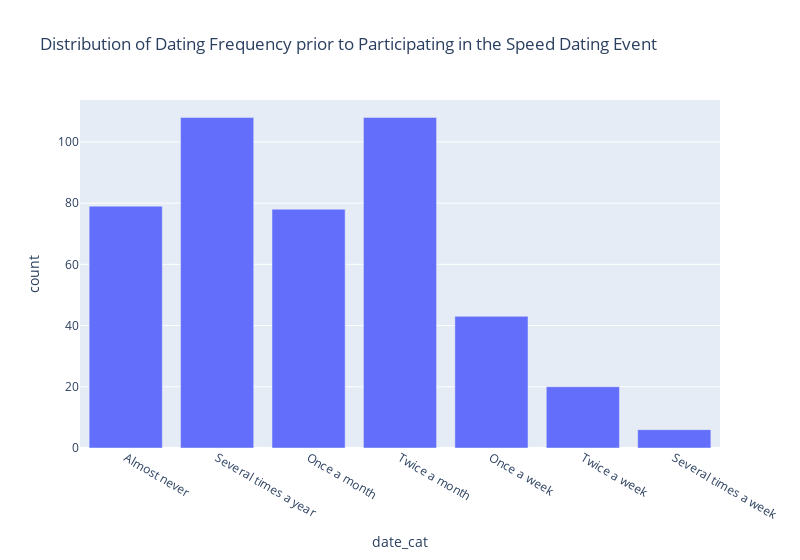

This figure's notebook cell:
### Code cell
# Get the counts for each dating freq category

# Define the custom order for date_cat
ordered_date_cats = [
    'Almost never',
    'Several times a year',
    'Once a month',
    'Twice a month',
    'Once a week',
    'Twice a week',
    'Several times a week'
]

grouped_date_cat = df.groupby('date_cat')['iid'].nunique().reset_index()
grouped_date_cat.columns = ['date_cat', 'count'] 

grouped_date_cat['date_cat'] = pd.Categorical(grouped_date_cat['date_cat'], categories=ordered_date_cats, ordered=True)
grouped_date_cat = grouped_date_cat.sort_values('date_cat')

display(grouped_date_cat)

# Create a pie chart
fig = px.bar(grouped_date_cat, x='date_cat', y='count', 
             title="Distribution of Dating Frequency prior to Participating in the Speed Dating Event",width=WIDTH)
fig.show()

fig.write_image("images/datefreq_distribution.png", width = WIDTH)
![datefreq_distribution](images/datefreq_distribution.png)

### Figure 1 — Plotly figure (JSON) as saved in the notebook; plotly's stock layout.template omitted (floating-point values rounded to 4 significant figures)
{"data": [{"hovertemplate": "date_cat=%{x}<br>count=%{y}<extra></extra>", "legendgroup": "", "marker": {"color": "#636efa", "pattern": {"shape": ""}}, "name": "", "orientation": "v", "showlegend": false, "textposition": "auto", "type": "bar", "x": ["Almost never", "Several times a year", "Once a month", "Twice a month", "Once a week", "Twice a week", "Several times a week"], "xaxis": "x", "y": [79, 108, 78, 108, 43, 20, 6], "yaxis": "y"}], "layout": {"barmode": "relative", "legend": {"tracegroupgap": 0}, "title": {"text": "Distribution of Dating Frequency prior to Participating in the Speed Dating Event"}, "width": 800, "xaxis": {"anchor": "y", "domain": [0, 1], "title": {"text": "date_cat"}}, "yaxis": {"anchor": "x", "domain": [0, 1], "title": {"text": "count"}}}}
